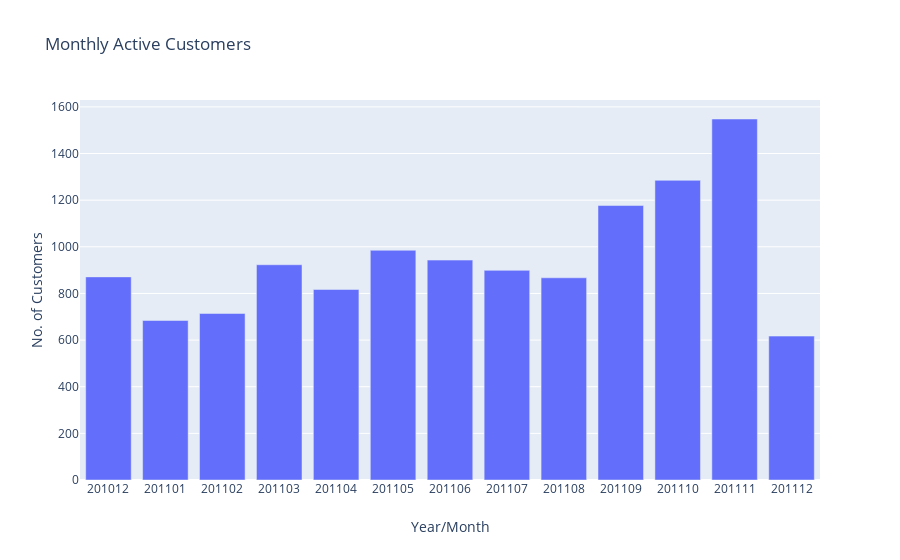

The code cell stored with this chart in its notebook:
### Code cell
figure = go.Figure()

figure.add_trace(
                go.Bar(
                            x= customers_uk_mnth_active['InvoiceYearMonth'] ,
                            y= customers_uk_mnth_active['ActiveCustomers'] 
                            )
                )

figure.update_layout( title='Monthly Active Customers',
                       xaxis_title='Year/Month',
                       yaxis_title='No. of Customers')
# py.iplot(figure, filename='basic-scatter')
# pio.show(figure)
figure.update_xaxes(type = 'category')
pio.show(figure)
# pio.write_html(figure, file='monthly_Active_uk_customers.html', auto_open=True)

### Figure 1 — Plotly figure (JSON) as saved in the notebook; plotly's stock layout.template omitted (floating-point values rounded to 4 significant figures)
{"data": [{"type": "bar", "x": ["201012", "201101", "201102", "201103", "201104", "201105", "201106", "201107", "201108", "201109", "201110", "201111", "201112"], "y": [871, 684, 714, 923, 817, 985, 943, 899, 867, 1177, 1285, 1548, 617]}], "layout": {"title": {"text": "Monthly Active Customers"}, "xaxis": {"title": {"text": "Year/Month"}, "type": "category"}, "yaxis": {"title": {"text": "No. of Customers"}}}}
